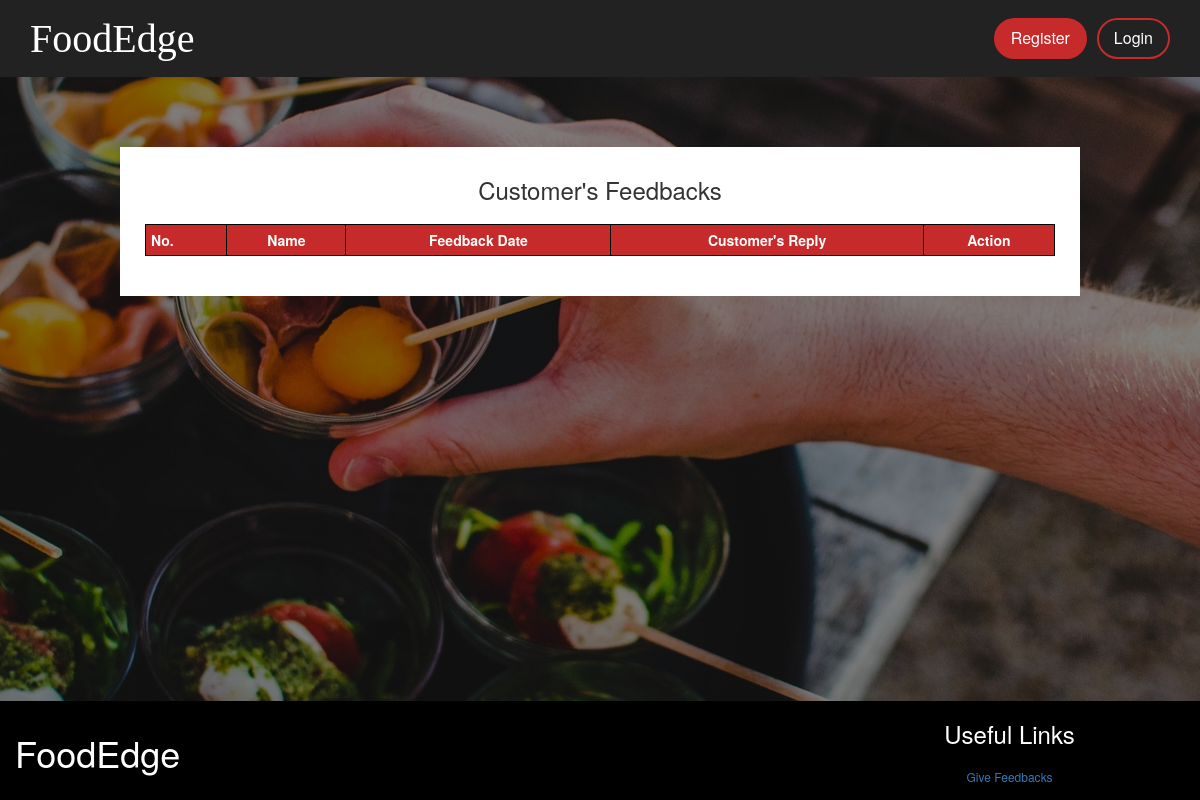
/receive_feedback.php, run on an earlier commit of the app's database.
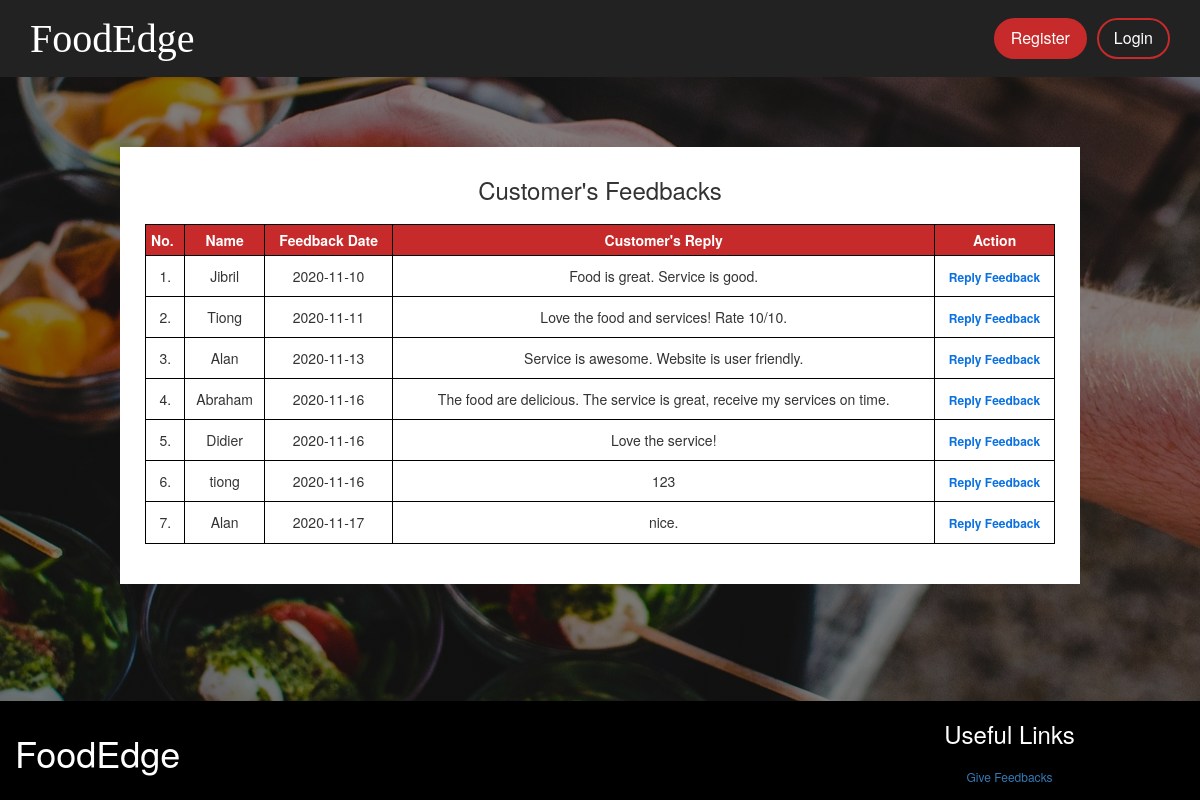
And on a later commit of the database.
### tables this page shows
CREATE TABLE `feedbackdb` (
  `feedbackID` int(11) NOT NULL,
  `feedbackDate` date NOT NULL DEFAULT current_timestamp(),
  `customerName` varchar(255) NOT NULL,
  `customerEmail` varchar(255) NOT NULL,
  `replyDescription` varchar(255) NOT NULL
);

### receive_feedback.php (the view, shortened to what this page needs)
<?php
	require "Include/header.php";
	include ("Include/dtb.php");
		$sqlget = "SELECT * FROM feedbackdb";
		$sqldata = mysqli_query($conn, $sqlget) or die("error getting data");
?>
<section id="content">
<div class="replyFeedback-page">
<h3 class="feedback-h3">Customer's Feedbacks</h3>
<table class="cart-table" border="1">
	<tr>
		<th>No.</th>
		<th style="text-align:center;">Name</th>
		<th style="text-align:center;">Feedback Date</th>
		<th style="text-align:center;">Customer's Reply</th>
		<th>Action</th>
	</tr>
<?php
	$count = 1;
	while($row = mysqli_fetch_array($sqldata, MYSQLI_ASSOC)){
?>
	<tr>
		<td><?php echo $count. "."?></td>
		<td><?php echo $row["customerName"]?></td>
		<td><?php echo $row["feedbackDate"]?></td>
		<td><?php echo $row["replyDescription"]?></td>
		<td><a style="color: #0c71e0; font-weight:bold;" href="mailto: <?php echo $row["customerEmail"]?>">Reply Feedback </a></td>
		<?php $count++; ?>
	</tr>
<?php
	}
?>
</table>
</div>
</section>
<?php
	include_once "Include/footer.php";
?>

### Include/header.php (shortened to what this page needs)
<!DOCTYPE html>
<html lang="en">
<head>
	<link rel="stylesheet" href="Style/style.css"/>
	<link rel="stylesheet" href="https://maxcdn.bootstrapcdn.com/bootstrap/3.4.1/css/bootstrap.min.css">
	<link rel="stylesheet" href="https://cdnjs.cloudflare.com/ajax/libs/font-awesome/4.7.0/css/font-awesome.min.css">
	<link rel="stylesheet" href="//code.jquery.com/ui/1.12.1/themes/base/jquery-ui.css">
</head>
<body>
	<nav id="header_c">
		<ul class="nav-bar">
			<li class="logo"><a href="index.php">FoodEdge</a></li>
			<?php
			if (isset($_SESSION['uid']))
			{
				include("membership.php");
				$tierList = array("Unranked", "Bronze", "Silver", "Gold", "Platinum", "Diamond");
				$index = $_SESSION['rank'];
				$membershipRank = $tierList[$index];
				$username = $_SESSION['username'];
				if (isset($type))
				{
					if ($type == 1){
						echo '<li class="item"><a href="cart.php">Cart</a></li>';
						echo '<li class="item"><a href="status.php">My Orders</a></li>';
					}
				}
				echo '<li class="item"><i class="material-icons">account_circle</i></li>';
				echo '<li class="item"><a href="accountSetting.php"><span id="rank">'.$membershipRank."</span> | ".$username.'</a></li>';
				echo '<li class="item button"><a href="Include/logout.php">Logout</a></li>';
			}else{
				echo '<li class="item button"><a href="register.php">Register</a></li>';
				echo '<li class="item button secondary"><a href="login.php">Login</a></li>';
			}
			?>
		</ul>
	</nav>

### Include/footer.php (shortened to what this page needs)
<footer>
<div class="footer" id="footer">
	<div class="container">
		<div class="row">
			<div class="footer-col-1">
				<h1>FoodEdge</h1>
			</div>
			<div class="footer-col-2">
				<h3>Useful Links</h3>
				<ul>
					<li><a href="feedback.php">Give Feedbacks</a></li>
				</ul>
			</div>
		</div>
	</div>
</div>
</footer>
</body>
</html>

### Style/style.css (style rules this page uses)
* { box-sizing: border-box; margin: 0; padding: 0; }
body { font-family: 'Poppins', sans-serif; min-height: 100%; height: auto; height: 100%; }
section { background: linear-gradient(rgba(0, 0, 0, 0.5), rgba(0, 0, 0, 0.5)), url('../Images/bg3.jpg'); background-repeat: no-repeat; background-attachment: fixed; background-position: center; padding: 20px 0px; }
nav { background: #222; padding: 0px 20px; }
nav ul { list-style-type: none; margin-bottom: 0; }
nav ul li a { color: white; text-decoration: none; }
.nav-bar li { font-size: 16px; padding: 10px 5px; }
.nav-bar li a { display: block; }
.logo a { font-size: 40px; cursor: pointer; font-family: Alegreya; }
.nav-bar { display: flex; flex-wrap: wrap; justify-content: space-between; align-items: center; }
.item.button { order: 2; }
.item.secondary { margin-right: 10px; }
.item { width: 100%; text-align: center; order: 3; display: none; }
@media all and (min-width: 468px) { .logo { flex: 1; } }
@media all and (min-width: 468px) { .item.button { width: auto; order: 1; display: block; } }
@media all and (min-width: 468px) { .button.secondary { border: 0; } }
@media all and (min-width: 468px) { .button a { text-decoration: none; padding: 7px 15px; background: #c72a2a; border: 2px solid #c72a2a; border-radius: 50em; } }
@media all and (min-width: 468px) { .button.secondary a { background: transparent; } }
@media all and (min-width: 768px) { .item { display: block; width: auto; } }
@media all and (min-width: 768px) { .logo { order: 0; } }
@media all and (min-width: 768px) { .item { order: 1; } }
@media all and (min-width: 768px) { .button { order: 2; } }
@media all and (min-width: 768px) { .nav-bar li { padding: 10px 10px; } }
@media all and (min-width: 768px) { .nav-bar li.button { padding-right: 0; } }
h3 { text-align:center; }
.container { max-width: 1300px; margin: auto; padding-left: 25px; padding-right: 25px; }
.row { display: flex; align-items: center; flex-wrap: wrap; justify-content: space-around; }
.cart-table { width: 100%; border-collapse: collapse; overflow: auto; }
.cart-table th { text-align: left; padding: 5px; color: white; background: #c72a2a; font-weight: bold; }
.cart-table td { padding: 10px 5px; border-bottom: 1px solid black; }
.cart-table td a { color: #ff523b; font-size: 12px; }
td:last-child { text-align: right; }
th:last-child { text-align: right; }
.replyFeedback-page { margin-top: 50px; width: 80%; margin-left: auto; margin-right: auto; background-color: white; padding: 0 25px; padding-bottom: 40px; }
.feedback-h3 { padding: 30px 0 10px 0; }
.footer { background: #000; color: #8a8a8a; font-size: 12px; bottom: 0; width: 100%; }
.footer h3 { color: #fff; margin-bottom: 20px; }
.footer-col-1, .footer-col-2 { margin-bottom: 5px; }
.footer-col-1 { flex-basis: 70%; text-align: left; color: #fff; cursor: pointer; }
.footer-col-2 { flex: 1; text-align: center; }
ul { list-style-type: none; }
td, td:last-child, th, th:last-child { border: 1px solid black; text-align:center; }

What changed in the data, as far as the page shows it:
added feedbackdb: customerName "Jibril", feedbackDate "2020-11-10", replyDescription "Food is great. Service is good."
added feedbackdb: customerName "Tiong", feedbackDate "2020-11-11", replyDescription "Love the food and services! Rate 10/10."
added feedbackdb: customerName "Alan", feedbackDate "2020-11-13", replyDescription "Service is awesome. Website is user friendly."
added feedbackdb: customerName "Abraham", feedbackDate "2020-11-16", replyDescription "The food are delicious. The service is great, receive my services on time."
added feedbackdb: customerName "Didier", feedbackDate "2020-11-16", replyDescription "Love the service!"
added feedbackdb: customerName "tiong", feedbackDate "2020-11-16", replyDescription "123"
added feedbackdb: customerName "Alan", feedbackDate "2020-11-17", replyDescription "nice."
